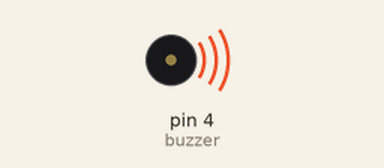
Bench run of a sketch on a simulated Arduino Uno, built with avr-gcc and run on an emulated ATmega328P. Shown: buzzer (waves = sounding, pin HIGH).

Above: at 0.05 s.
Timing chart, 0 to 3.0 s (numbered marks = the images above):
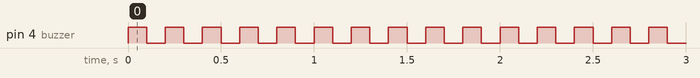

The sketch:

beepBuzzer.ino
```cpp
/****************************************************************************
Agenda      :   Beeping the on-board Buzzer
Hardware    :   madBlocks IoT Suite
Programmer  :   Maddy
Date        :   20th Oct 2021
*****************************************************************************/

int buzzer=4;

#define BUZZER_ON 1
#define BUZZER_OFF 0

void setup() {
 pinMode(buzzer,OUTPUT);
}

void loop() {
 digitalWrite(buzzer,BUZZER_ON);
 delay(100);
 digitalWrite(buzzer,BUZZER_OFF);
 delay(100);
}
```

Measured:
- by itself, pin 4 (buzzer): alternates HIGH for 0.10 s and LOW for 0.10 s
